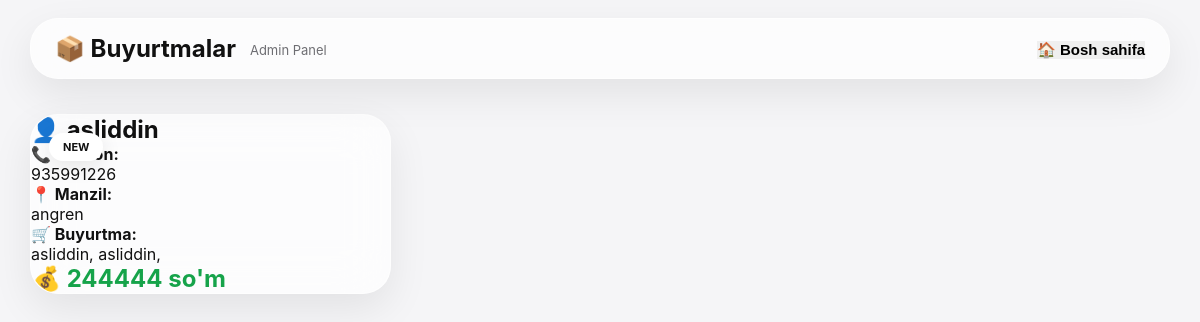
/orders (signed in), run on the app's committed database.
### tables this page shows
CREATE TABLE orders(
    id INTEGER PRIMARY KEY AUTOINCREMENT,
    customer_name TEXT,
    phone TEXT,
    address TEXT,
    products TEXT,
    total INTEGER
);

### app.py (the view)
@app.route("/orders")
def orders():
    if not session.get("admin"):
        return redirect("/login")
    db = sqlite3.connect("database.db")
    cursor = db.cursor()
    cursor.execute("""
    SELECT customer_name, phone, address, products, total
    FROM orders
    ORDER BY id DESC
    """)
    orders = cursor.fetchall()
    db.close()
    return render_template(
        "orders.html",
        orders=orders
    )

### templates/orders.html (shortened to what this page needs)
<!DOCTYPE html>
<html lang="uz">
<head>
    <link rel="stylesheet" href="/static/style.css">
</head>
<body>
<div class="header">
    <div class="logo">
        <h1>📦 Buyurtmalar</h1>
        <span>Admin Panel</span>
    </div>
    <a href="/">
        <button>🏠 Bosh sahifa</button>
    </a>
</div>
{% if orders %}
<div class="products">
{% for order in orders %}
<div class="card">
    <h2>👤 {{ order[0] }}</h2>
    <p><strong>📞 Telefon:</strong><br>{{ order[1] }}</p>
    <p><strong>📍 Manzil:</strong><br>{{ order[2] }}</p>
    <p><strong>🛒 Buyurtma:</strong><br>{{ order[3] }}</p>
    <h2 style="color:#16a34a;">
        💰 {{ order[4] }} so'm
    </h2>
</div>
{% endfor %}
</div>
{% else %}
<div class="banner">
    <h2>📭 Hozircha buyurtmalar yo'q</h2>
    <p>Yangi buyurtmalar shu yerda ko'rinadi.</p>
</div>
{% endif %}
</body>
</html>

### static/style.css (style rules this page uses)
* { margin:0; padding:0; box-sizing:border-box; }
html { scroll-behavior:smooth; }
:root { --primary:#007AFF; --primary-hover:#0062CC; --background:#F5F5F7; --white:#ffffff; --text:#111111; --gray:#6E6E73; --border:rgba(255,255,255,.45); --glass:rgba(255,255,255,.68); --shadow:0 15px 40px rgba(0,0,0,.08); --radius:24px; }
body { background:var(--background); color:var(--text); font-family: -apple-system, BlinkMacSystemFont, "Segoe UI", Arial, sans-serif; overflow-x:hidden; }
a { text-decoration:none; color:inherit; }
button { border:none; outline:none; cursor:pointer; transition:.35s; font-size:15px; font-weight:600; }
.header { position:sticky; top:15px; width:95%; max-width:1300px; margin:18px auto; padding:15px 24px; display:flex; justify-content:space-between; align-items:center; z-index:999; border-radius:28px; background:var(--glass); backdrop-filter:blur(28px); -webkit-backdrop-filter:blur(28px); border:1px solid var(--border); box-shadow:var(--shadow); }
.logo { display:flex; align-items:center; gap:14px; }
.logo h1 { font-size:24px; font-weight:700; color:var(--text); }
.logo span { display:block; margin-top:2px; color:var(--gray); font-size:13px; }
.products { width:95%; max-width:1300px; margin:25px auto; display:grid; grid-template-columns:repeat(auto-fit,minmax(240px,1fr)); gap:18px; }
.card { box-shadow:0 10px 30px rgba(0,0,0,.08); border:1px solid rgba(255,255,255,.18); backdrop-filter:blur(16px); -webkit-backdrop-filter:blur(16px); transition:.35s; position: relative; overflow: hidden; border-radius: 24px; transition: .35s ease; background:rgba(255,255,255,.72); backdrop-filter:blur(25px); border-radius:28px; overflow:hidden; border:1px solid rgba(255,255,255,.5); box-shadow:var(--shadow); transition:.35s; }
.card::before { content:"NEW"; position:absolute; top:18px; left:18px; background:white; color:#111; padding:7px 14px; border-radius:30px; font-size:11px; font-weight:bold; box-shadow:0 5px 20px rgba(0,0,0,.1); }
.card { animation:cardShow .5s ease; }
.products { width:95%; max-width:1300px; margin:35px auto; display:grid; grid-template-columns:repeat(auto-fit,minmax(280px,1fr)); gap:28px; }
.card { background:rgba(255,255,255,.72); backdrop-filter:blur(25px); border-radius:28px; overflow:hidden; border:1px solid rgba(255,255,255,.5); box-shadow:var(--shadow); transition:.35s; }
.card { animation:cardShow .45s ease; }
button { transition:.3s; }
@media (max-width:1200px) { .products { grid-template-columns:repeat(3,1fr); } }
* { transition: background .25s, color .25s, border .25s, box-shadow .25s, transform .25s; }

### data on the page
orders: customer_name "asliddin", phone "935991226", address "angren", products "asliddin, asliddin,", total "244444"
